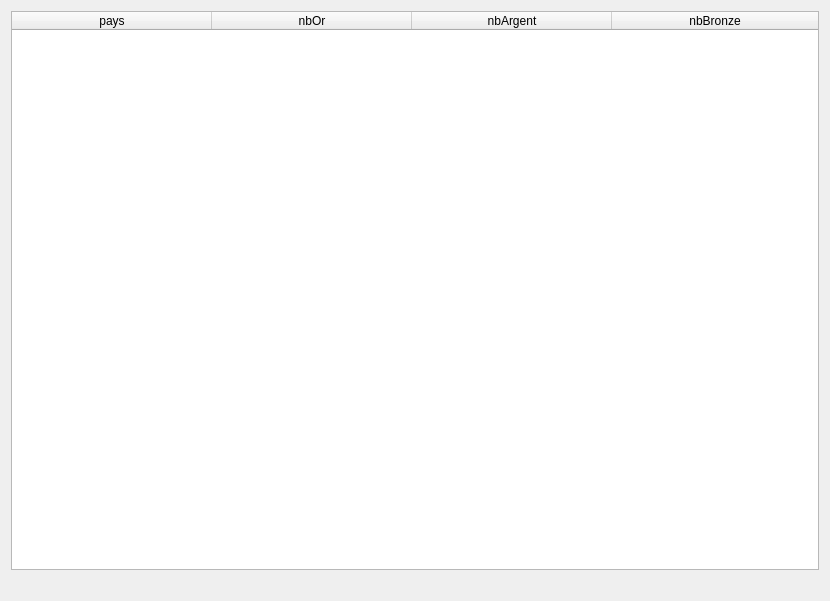
<?xml version="1.0" encoding="UTF-8"?>
<ui version="4.0">
 <class>fct_comp_22</class>
 <widget class="QDialog" name="fct_comp_22">
  <property name="geometry">
   <rect>
    <x>0</x>
    <y>0</y>
    <width>830</width>
    <height>601</height>
   </rect>
  </property>
  <property name="windowTitle">
   <string>2.2</string>
  </property>
  <layout class="QVBoxLayout" name="verticalLayout">
   <item>
    <widget class="QTableWidget" name="table_fct_comp_22">
     <attribute name="horizontalHeaderMinimumSectionSize">
      <number>50</number>
     </attribute>
     <attribute name="horizontalHeaderDefaultSectionSize">
      <number>200</number>
     </attribute>
     <attribute name="horizontalHeaderStretchLastSection">
      <bool>true</bool>
     </attribute>
     <attribute name="verticalHeaderVisible">
      <bool>false</bool>
     </attribute>
     <column>
      <property name="text">
       <string>pays</string>
      </property>
     </column>
     <column>
      <property name="text">
       <string>nbOr</string>
      </property>
     </column>
     <column>
      <property name="text">
       <string>nbArgent</string>
      </property>
     </column>
     <column>
      <property name="text">
       <string>nbBronze</string>
      </property>
     </column>
    </widget>
   </item>
   <item>
    <widget class="QLabel" name="label_fct_comp_22">
     <property name="text">
      <string/>
     </property>
     <property name="alignment">
      <set>Qt::AlignCenter</set>
     </property>
    </widget>
   </item>
  </layout>
 </widget>
 <resources/>
 <connections/>
</ui>
